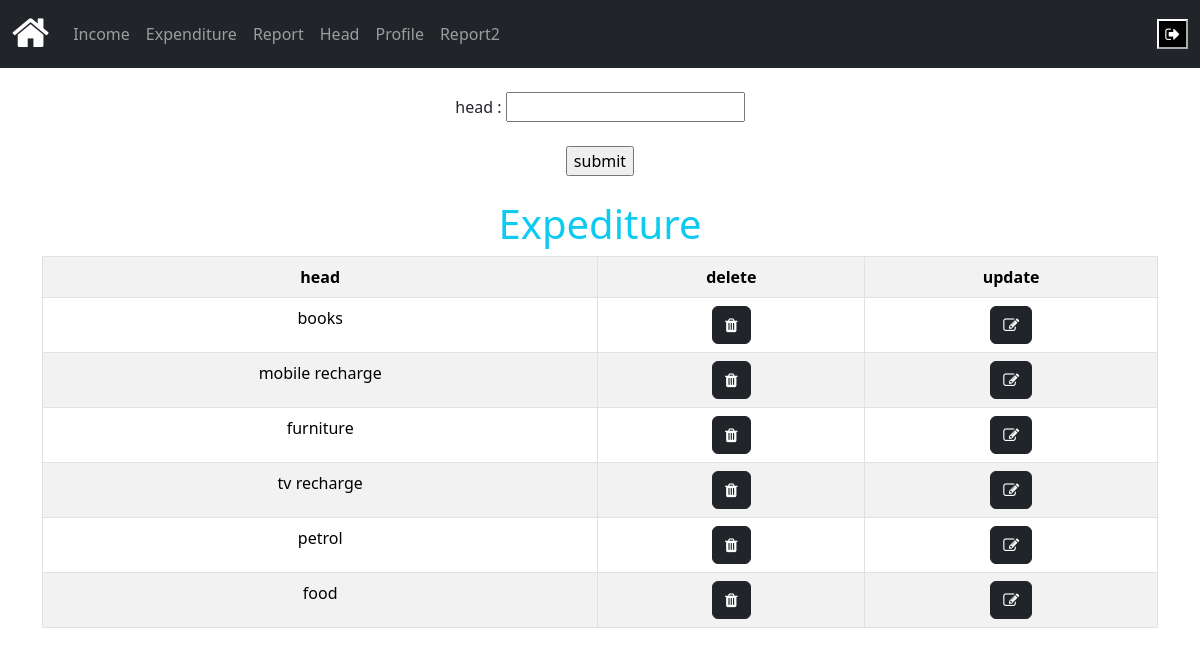
Screenshot of /head.php (signed in) with the database file from the repository.
### tables this page shows
CREATE TABLE `head_master` (
  `id` int(25) NOT NULL,
  `head` varchar(255) NOT NULL
);

### head.php (the view, shortened to what this page needs)
<?php
include 'header.php';
include 'conn.php';
if (isset($_SESSION['id'])) {
?>
    <form action="" method="POST">
        <center>
            head : <input type="text" name="head" required><br><br>
            <input type="submit" name="confirm" value="submit">
        </center>
    </form>
    <div class="container">
        <div class="">
            <br>
            <h1 class="text-info text-center">Expediture</h1>
            <table class="table table-striped table-bordered text-center table-hover">
                <tr>
                    <th> head</th>
                    <th> delete</th>
                    <th> update</th>
                </tr>
                <?php
                $data = "SELECT * FROM head_master";
                $result = mysqli_query($conn, $data);
                while ($data = mysqli_fetch_array($result)) {
                ?>
                    <tr>
                        <td>
                            <?php echo $data['head']; ?>
                        </td>
                        <td>
                            <button class="btn btn-dark">
                                <a href="delete.php?id=<?php echo $data['id']; ?>" class="text-white">
                                    <i class="fa fa-trash"></i>
                                </a>
                            </button>
                        </td>
                        <td>
                            <button class="btn btn-dark">
                                <a href="head_oops.php?id=<?php echo $data['id']; ?>" class="text-white"><i class="fa fa-edit"></i>
                                </a>
                            </button>
                        </td>
                    </tr>
                <?php
                }
                ?>
            <?php
        } else {
            header('location:index.php');
        }
            ?>

### rows the page displays
head_master: head "books"
head_master: head "mobile recharge"
head_master: head "furniture"
head_master: head "tv recharge"
head_master: head "petrol"
head_master: head "food"

### other values shown
$x "Income"
$x "Expenditure"
$x "Report"
$x "Head"
$x "Profile"
$x "Report2"
